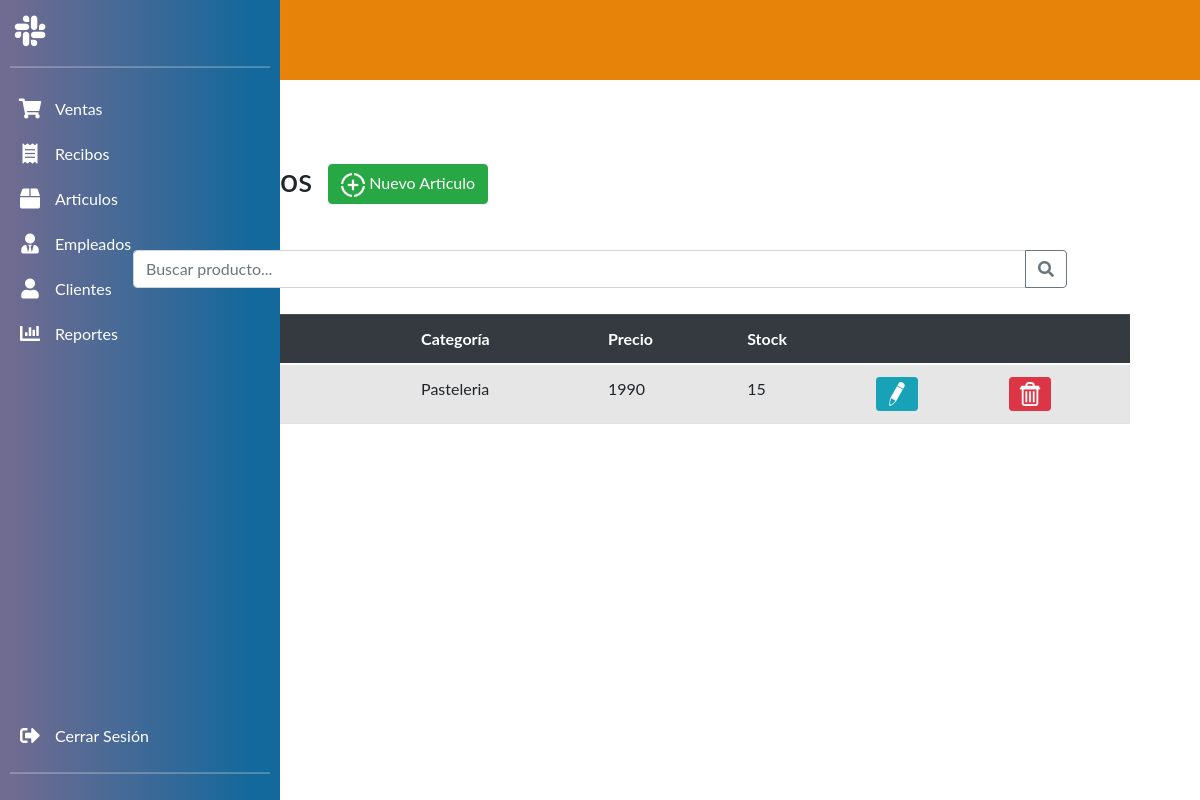
The app's page /articulos/ (signed in) with its own data.
### moduloArticulos/models.py (models this page shows, shortened)
class Product(models.Model):
    usuario = models.ForeignKey(User, on_delete=models.CASCADE, default=None)
    name = models.CharField(max_length=50)
    price = models.IntegerField()
    categoria = models.CharField(max_length=30)
    stock = models.IntegerField()
    imagen = models.ImageField(upload_to='articulos/', null=True, blank=True, help_text='Imagen del articulo')

### moduloArticulos/views.py (the view)
# urls.py: path('articulos/', articulos.lista_articulos, name='articulos'),
@login_required
def lista_articulos(request):
    busqueda = request.GET.get("buscarlista")
    articulos_usuario = Articulo.objects.filter(usuario=request.user)
    if busqueda:
        articulos_usuario = articulos_usuario.filter(
            Q(name=busqueda)).distinct()
    articulos_usuario = articulos_usuario.order_by('name')
    return render(request, "templatesArticulos/articulos.html", {'articulos': articulos_usuario})

### templates/templatesArticulos/articulos.html
{% extends "templatesVentas/venta.html" %}
{% load static %}
{% block content %}
<div class="container py-5">
    <br>
    <h2>Lista de Articulos</h2><a href="{% url 'agregar_articulo'%}" class="btn btn-success m-3"><img
        src="{% static 'images/add-icon.png' %}" alt="Agregar"> Nuevo Articulo</a>
    <div class="container input-group mb-3">
        <input type="text" class="form-control" placeholder="Buscar producto..."name="buscararticulo"  id="search-input">
        <div class="input-group-append">
            <button class="btn btn-outline-secondary" type="button" id="search-button">
                <i class="fas fa-search"></i>
            </button>
        </div>
    </div>
    <br>
    <table class="table table-striped">
        <thead class="thead-dark">
            <tr>
                <th>Nombre del Artículo</th>
                <th>Categoría</th>
                <th>Precio</th>
                <th>Stock</th>
                <th></th>
                <th></th>
            </tr>
        </thead>
        <tbody>
            {% for articulo in articulos %}
            <tr>
                <td>{{ articulo.name }}</td>
                <td>{{ articulo.categoria }}</td>
                <td>{{ articulo.price }}</td>
                <td>{{ articulo.stock }}</td>
                <td>
                    <a href="{% url 'actualizar_articulo' articulo.id %}" class="btn btn-info btn-sm">
                        <img src="{% static 'images/edit-icon.png' %}" alt="Editar">
                    </a>
                </td>
                <td>
                    <a href="{% url 'eliminar_articulo' articulo.id %}" class="btn btn-danger btn-sm"
                        onclick="return confirm('¿Estás seguro de que deseas eliminar a {{ articulo.name }}?')">
                        <img src="{% static 'images/delete-icon.png' %}" alt="Eliminar">
                    </a>
                </td>
            </tr>
            {% endfor %}
        </tbody>
    </table>
</div>
{% endblock %}

### static/css/menu.css (style rules this page uses)
* { padding: 0px; margin: 0px; box-sizing: border-box; font-family: 'Lato', sans-serif; }
.container { width: 90%; height: auto; padding: 10px 10px 10px 10px; margin: auto; margin-top: 20px; display: flex; align-items: center; justify-content: flex-start; flex-wrap: wrap }

### templates/templatesVentas/venta.html (style rules this page uses)
a { color: white; text-decoration: none; }

### records on screen
Product: categoria "Pasteleria", price "1990", stock "15"
